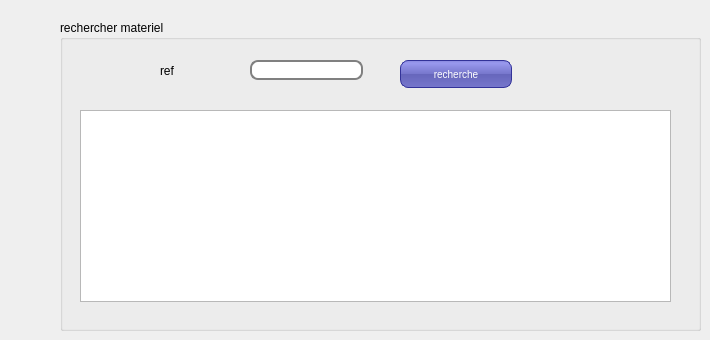
      <widget class="QWidget" name="tab_13">
       <attribute name="title">
        <string>rechercher materiel</string>
       </attribute>
       <widget class="QGroupBox" name="groupBox_11">
        <property name="geometry">
         <rect>
          <x>60</x>
          <y>20</y>
          <width>641</width>
          <height>311</height>
         </rect>
        </property>
        <property name="title">
         <string>rechercher materiel</string>
        </property>
        <widget class="QTableView" name="tabrecherchematriel">
         <property name="geometry">
          <rect>
           <x>20</x>
           <y>90</y>
           <width>591</width>
           <height>192</height>
          </rect>
         </property>
        </widget>
        <widget class="QLabel" name="label_20">
         <property name="geometry">
          <rect>
           <x>100</x>
           <y>40</y>
           <width>71</width>
           <height>21</height>
          </rect>
         </property>
         <property name="text">
          <string>ref</string>
         </property>
        </widget>
        <widget class="QPushButton" name="pushButton_9">
         <property name="geometry">
          <rect>
           <x>340</x>
           <y>40</y>
           <width>112</width>
           <height>28</height>
          </rect>
         </property>
         <property name="styleSheet">
          <string notr="true">QPushButton {
color: white;
background-color: QLinearGradient( x1: 0, y1: 0, x2: 0, y2: 1, stop: 0 #88d, stop: 0.1 #99e, stop: 0.49 #77c, stop: 0.5 #66b, stop: 1 #77c);
border-width: 1px;
border-color: #339;
border-style: solid;
border-radius: 8;
padding: 3px;
font-size: 10px;
padding-left: 5px;
padding-right: 5px;
min-width: 100px;
max-width: 100px;
min-height: 20px;
max-height: 20px;
}</string>
         </property>
         <property name="text">
          <string>recherche</string>
         </property>
        </widget>
        <widget class="QLineEdit" name="cherch_ref">
         <property name="geometry">
          <rect>
           <x>190</x>
           <y>40</y>
           <width>113</width>
           <height>20</height>
          </rect>
         </property>
         <property name="styleSheet">
          <string notr="true">QLineEdit {
padding: 1px;
border-style: solid;
border: 2px solid gray;
border-radius: 8px;
}</string>
         </property>
        </widget>
       </widget>
      </widget>
